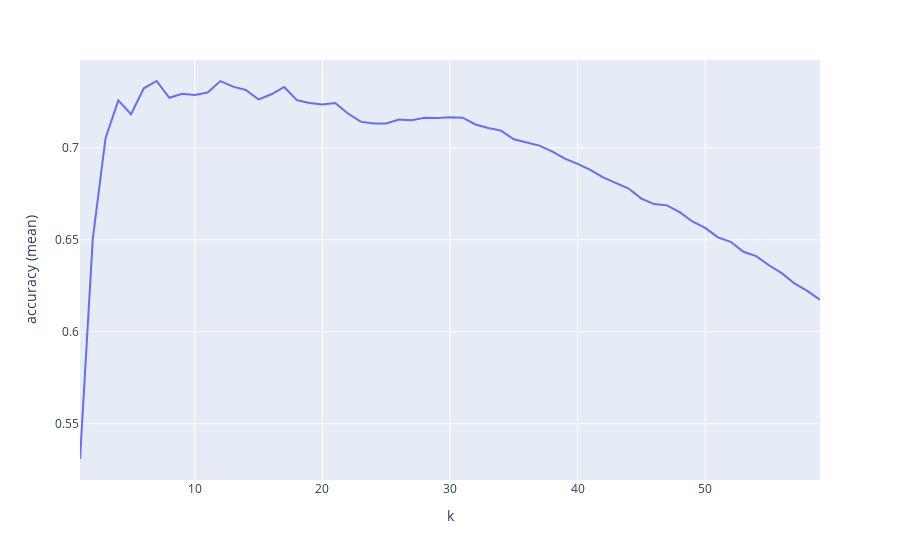

This figure's notebook cell:
### Code cell
# defailt 5-fold split
k = []
scores = []
for i in range(1, 60):
    model = KNeighborsRegressor(n_neighbors=i)
    score = cross_val_score(model, train_X, train_y)
    scores.append(score.mean())
    k.append(i)

result = pd.DataFrame(zip(k, scores), columns=['k', 'accuracy (mean)'])
px.line(result, x='k', y='accuracy (mean)')

### Figure 1 — Plotly figure (JSON) as saved in the notebook; plotly's stock layout.template omitted (floating-point values rounded to 4 significant figures)
{"data": [{"hovertemplate": "k=%{x}<br>accuracy (mean)=%{y}<extra></extra>", "legendgroup": "", "line": {"color": "#636efa", "dash": "solid"}, "mode": "lines", "name": "", "orientation": "v", "showlegend": false, "type": "scatter", "x": [1, 2, 3, 4, 5, 6, 7, 8, 9, 10, 11, 12, 13, 14, 15, 16, 17, 18, 19, 20, 21, 22, 23, 24, 25, 26, 27, 28, 29, 30, 31, 32, 33, 34, 35, 36, 37, 38, 39, 40, 41, 42, 43, 44, 45, 46, 47, 48, 49, 50, 51, 52, 53, 54, 55, 56, 57, 58, 59], "xaxis": "x", "y": [0.5308, 0.6505, 0.7052, 0.7258, 0.7183, 0.7323, 0.7363, 0.7272, 0.7294, 0.7287, 0.73, 0.7363, 0.7332, 0.7315, 0.7263, 0.7291, 0.7331, 0.7259, 0.7243, 0.7236, 0.7243, 0.7186, 0.7142, 0.7133, 0.7132, 0.7153, 0.715, 0.7163, 0.7161, 0.7165, 0.7163, 0.7127, 0.7108, 0.7093, 0.7046, 0.7029, 0.7012, 0.6981, 0.6941, 0.6912, 0.688, 0.6839, 0.6809, 0.6779, 0.6724, 0.6694, 0.6687, 0.665, 0.6599, 0.6565, 0.6513, 0.6489, 0.6435, 0.6411, 0.6361, 0.6319, 0.6263, 0.6222, 0.6174], "yaxis": "y"}], "layout": {"legend": {"tracegroupgap": 0}, "margin": {"t": 60}, "xaxis": {"anchor": "y", "domain": [0, 1], "title": {"text": "k"}}, "yaxis": {"anchor": "x", "domain": [0, 1], "title": {"text": "accuracy (mean)"}}}}
